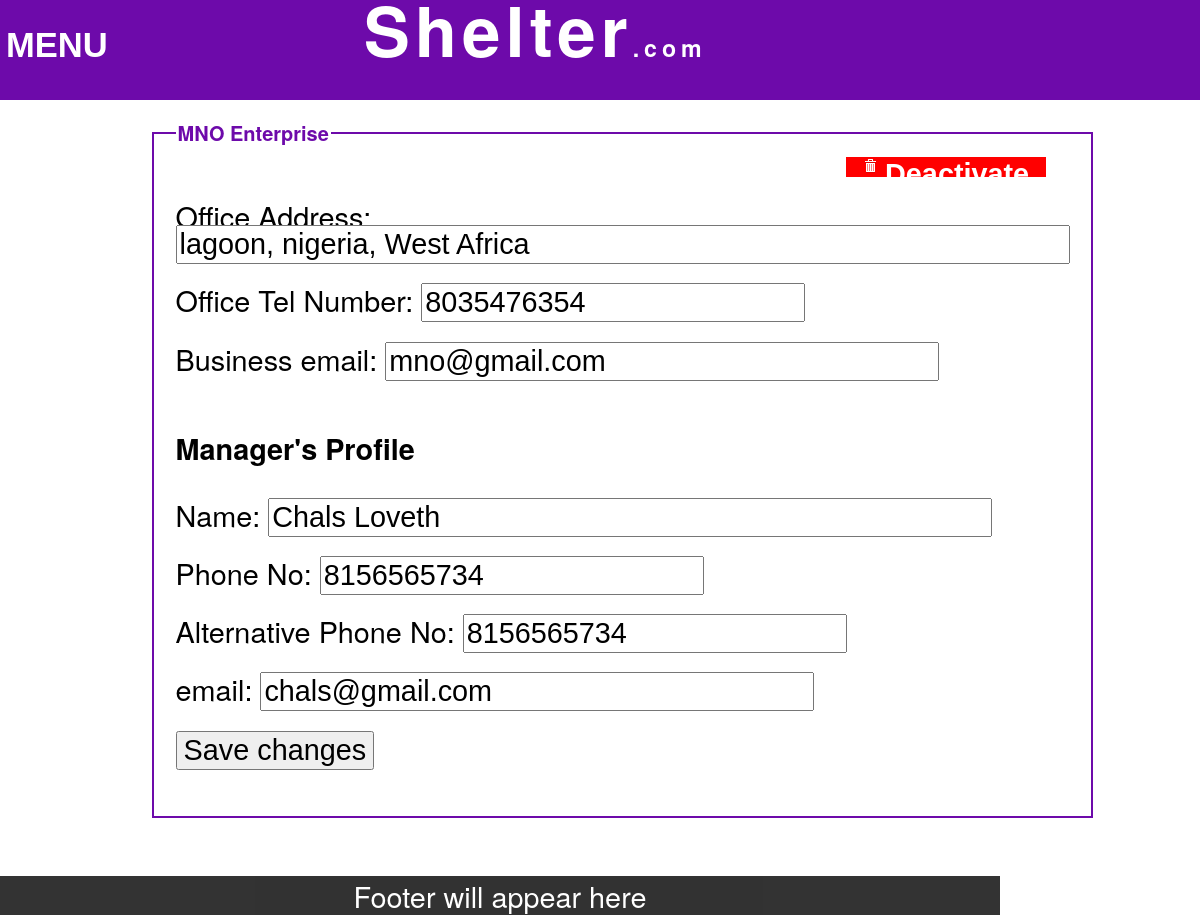
Page /manage/account.php (signed in) on the committed database.
### tables this page shows
CREATE TABLE `profiles` (
  `ID` int(10) NOT NULL,
  `Business_Name` varchar(30) NOT NULL,
  `Office_Address` varchar(150) NOT NULL,
  `Office_Tel_No` bigint(11) NOT NULL,
  `Business_email` char(30) NOT NULL,
  `CEO_Name` varchar(30) NOT NULL,
  `Phone_No` bigint(11) NOT NULL,
  `Alt_Phone_No` bigint(11) NOT NULL,
  `email` char(30) NOT NULL,
  `User_ID` varchar(20) NOT NULL,
  `password` varchar(30) NOT NULL
);

### require/connexion.php (called while the page is built, shortened)
<?php
$root = "http://192.168.173.1/shelter";
?>

### manage/account.php (the view, shortened to what this page needs)
<html>
<head>
<link href="../css/general.css" type="text/css" rel="stylesheet" />
<link href="../css/header_styles.css" type="text/css" rel="stylesheet" />
<link href="../css/management_styles.css" type="text/css" rel="stylesheet" />
<?php
require('../require/header.php');
?>
</head>
<body class="pic-background">
<br/>
	<?php
				$getformerdetail = "SELECT * FROM profiles WHERE (User_ID = '".$profile_name."')";
				$getquery = mysql_query($getformerdetail);
				if($getquery){
					if(mysql_affected_rows($db_connection)==1){
					while($account = mysql_fetch_array($getquery,MYSQL_ASSOC)){
						$editBN = $account['Business_Name'];
						$editOfficeAddress = $account['Office_Address'];
						$editOfficeTelNo = $account['Office_Tel_No'];
						$editBusinessmail = $account['Business_email'];
						$editCEO = $account['CEO_Name'];
						$editPhoneno = $account['Phone_No'];
						$editAltPhoneno = $account['Alt_Phone_No'];
						$editemail = $account['email'];
						$editUsername = $account['User_ID'];
					}
					}else{echo $accountreport = "Account is invalid or might have been blocked or deactivated"; }
				}else{$accountreport="Invalid Account";}
	?>
<div id="edit-area">
<fieldset>
<legend style="color:#6D0AAA"><strong><?php echo "<a href=\"$root/$editUsername\">".$editBN."</a>" ?></strong></legend>
<form action="delete.php" method="POST">
 <button name="submitdelete" id="deactivatebtn"type="submit" value="delete"><i class="icon" id="delete-icon"></i> Deactivate account</button>
  </form>
<form action="<?php $_PHP_SELF ?>" method="POST">
Office Address:
<input placeholder="Office Address" name="OfficeAddress" type="text" size="50" required="required" value="<?php echo $editOfficeAddress ?>"/><br/><br/>
Office Tel Number:
<input placeholder="office Telephone Number" name="OfficeTelNo" type="text" maxlength="11"  required="required" value="<?php echo $editOfficeTelNo?>"/><br/><br/>
Business email:
<input placeholder="Business email address" name="Businessmail" type="email" size="30" value="<?php echo $editBusinessmail ?>"/><br/><br/>
<p><strong>Manager's Profile</strong></p>
Name:
<input placeholder="CEO's full name" name="CEOName" type="text" size="40" required="required" value="<?php echo $editCEO ?>"  /><br/><br/>
Phone No:
<input placeholder="CEO's active phone number" name="Phone1" type="text" maxlength="11" required="required" value="<?php echo $editPhoneno ?>" /><br/><br/>
Alternative Phone No:
<input placeholder="CEO's alternative active phone number" name="Phone2" type="text" maxlength="11" value="<?php echo $editAltPhoneno ?>" /><br/><br/>
email:
<input placeholder="CEO's working email address" name="email" type="email" size="30" value="<?php echo $editemail ?>" /><br/><br/>
<input id="submit-btn" type="submit" name="edit" value="Save changes"/>
</form>
</fieldset>
 </div>
 <br/><br/><br/>
</body>
</html>

### css/general.css (style rules this page uses)
html { font-family: "Helvetica Neue",Helvetica,Arial,sans-serif; font-size: 16px; font-weight:normal; line-height:1.2em; }
@media only screen and (min-device-width: 300px) and (max-device-width: 1000px) { body { max-width:1000px; min-width:300px; } }
@media only screen and (min-device-width: 300px) and (max-device-width: 1000px) { body { font-size:250%; } }
@media only screen and (min-device-width: 300px) and (max-device-width: 1000px) and (orientation: landscape) { body { font-size:180%; } }
body { margin: 0px; }
button,input,select { font-size:100%; }
div.top-nav-bar,body { width:100%; }
p,a,li,label { line-height:1.4em; }
body.pic-background { background-image: url("../resrc/ground.png"); }
a { text-decoration:none; color:#6D0AAA; }

### css/management_styles.css (style rules this page uses)
fieldset { border:2px solid #6D0AAA; }
legend { font-size:20px; }
#deletebtn,#deactivatebtn { margin-left:75%; cursor:pointer; font-weight:bold; color:white; background-color:red; border:none; }
#deactivatebtn { width:200px; height:20px; }
.icon { display: inline-block; width: 14px; height: 14px; line-height: 14px; margin-top:1px; vertical-align: text-top; background-image:url("../resrc/black-icons.png"); background-position:0px -72px; }
#delete-icon { background-image:url("../resrc/white-icons.png"); background-position:-456px 0px; }
div#edit-area,div#images-area { width: 70%; margin-left:15%; margin-right:15%; }

### rows in the picture
profiles: Business_Name "MNO Enterprise", OfficeAddress "lagoon, nigeria, West Africa", OfficeTelNo "8035476354", Businessmail "mno@gmail.com", CEOName "Chals Loveth", Phone1 "8156565734", Phone2 "8156565734", email "chals@gmail.com"
